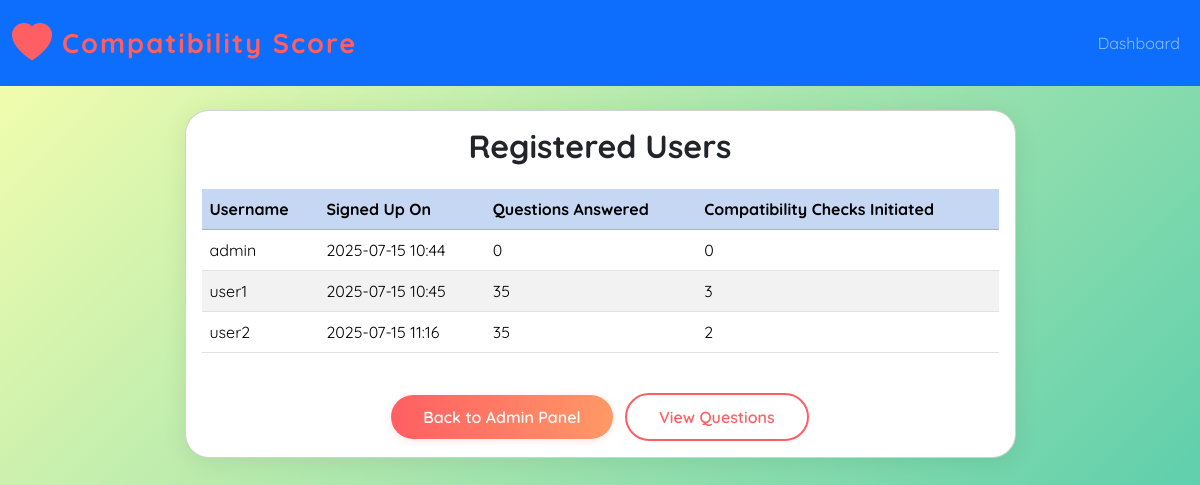
The app's page /admin/users (signed in) with its own data.
### app.py (models this page shows)
class User(db.Model, UserMixin):
    id = db.Column(db.Integer, primary_key=True)
    username = db.Column(db.String(150), unique=True, nullable=False)
    password_hash = db.Column(db.String(128), nullable=False)
    is_admin = db.Column(db.Boolean, default=False)
    signup_date = db.Column(db.DateTime, server_default=db.func.now())
    name = db.Column(db.String(150), nullable=False)
    date_of_birth = db.Column(db.Date, nullable=False)
    sex = db.Column(db.String(20), nullable=False)
    city = db.Column(db.String(100), nullable=False)
    email = db.Column(db.String(150), unique=True, nullable=False)
    intro = db.Column(db.Text, nullable=True)

### app.py (the view)
@app.route('/admin/users')
@login_required
def admin_users():
    if not current_user.is_admin:
        flash('Admin access required.', 'danger')
        return redirect(url_for('dashboard'))
    users_data = []
    all_users = User.query.all()
    for user in all_users:
        answered_questions_count = Response.query.filter_by(user_id=user.id).count()
        initiated_checks = CompatibilityLog.query.filter((CompatibilityLog.user1_username == user.username) | (CompatibilityLog.user2_username == user.username)).count()
        users_data.append({
            'username': user.username,
            'signup_date': user.signup_date.strftime('%Y-%m-%d %H:%M'), # Format date for display
            'questions_answered': answered_questions_count,
            'compatibility_checks': initiated_checks
        })
    return render_template('admin_users.html', users_data=users_data)

### app.py (called while the page is built)
@login_manager.user_loader
def load_user(user_id):
    return User.query.get(int(user_id))

### templates/admin_users.html (shortened to what this page needs)
<!DOCTYPE html>
<html lang="en">
<head>
    <link href="https://cdn.jsdelivr.net/npm/bootstrap@5.3.2/dist/css/bootstrap.min.css" rel="stylesheet">
    <link href="https://cdn.jsdelivr.net/npm/bootstrap-icons@1.11.3/font/bootstrap-icons.css" rel="stylesheet">
    <link rel="stylesheet" href="{{ url_for('static', filename='style.css') }}">
</head>
<body>
<nav class="navbar navbar-expand-lg navbar-dark bg-primary mb-4">
  <div class="container-fluid">
    <a class="navbar-brand d-flex align-items-center" href="{{ url_for('home') }}">
      <i class="bi bi-heart-fill quirky-heart me-2"></i> Compatibility Score
    </a>
    <div class="collapse navbar-collapse" id="navbarNav">
      <ul class="navbar-nav ms-auto">
        <li class="nav-item"><a class="nav-link" href="{{ url_for('dashboard') }}">Dashboard</a></li>
      </ul>
    </div>
  </div>
</nav>
<div class="container mt-4">
    <div class="row justify-content-center">
        <div class="col-lg-10 col-xl-9">
            <div class="card" style="max-width: 1100px; margin: 0 auto;">
                <div class="card-body">
                    <h2 class="card-title mb-4 text-center">Registered Users</h2>
                    <div class="table-responsive">
                    <table class="table table-striped table-hover align-middle">
                        <tr class="table-primary">
                            <th>Username</th>
                            <th>Signed Up On</th>
                            <th>Questions Answered</th>
                            <th>Compatibility Checks Initiated</th>
                        </tr>
                        {% for user in users_data %}
                        <tr>
                            <td>{{ user.username }}</td>
                            <td>{{ user.signup_date }}</td>
                            <td>{{ user.questions_answered }}</td>
                            <td>{{ user.compatibility_checks }}</td>
                        </tr>
                        {% endfor %}
                    </table>
                    </div>
                    <div class="text-center mt-4">
                        <a href="{{ url_for('admin_panel') }}" class="btn btn-fancy">Back to Admin Panel</a>
                        <a href="{{ url_for('admin_questions') }}" class="btn btn-outline-fancy ms-2">View Questions</a>
                    </div>
                </div>
            </div>
        </div>
    </div>
</div>
</body>
</html>

### static/style.css (style rules this page uses)
body { font-family: 'Quicksand', Arial, sans-serif; background: linear-gradient(135deg, #f8ffae 0%, #43c6ac 100%); min-height: 100vh; }
.navbar-brand { font-weight: 700; letter-spacing: 2px; font-size: 1.7rem; color: #ff5e62 !important; }
.card { border-radius: 1.5rem; box-shadow: 0 4px 24px 0 rgba(0,0,0,0.08); }
.btn-fancy { background: linear-gradient(90deg, #ff5e62 0%, #ff9966 100%); color: #fff; border: none; border-radius: 2rem; font-weight: 600; padding: 0.6rem 2rem; transition: transform 0.2s, box-shadow 0.2s; box-shadow: 0 2px 8px 0 rgba(255,94,98,0.15); }
.btn-outline-fancy { border: 2px solid #ff5e62; color: #ff5e62; background: transparent; border-radius: 2rem; font-weight: 600; padding: 0.6rem 2rem; transition: background 0.2s, color 0.2s; }
h1, h2, h3, h4, h5 { font-family: 'Quicksand', Arial, sans-serif; font-weight: 700; }
.quirky-heart { color: #ff5e62; font-size: 2.5rem; animation: pulse 1.2s infinite alternate; }

### records on screen
User: username "admin", signup_date "2025-07-15 10:44", questions_answered "0", compatibility_checks "0"
User: username "user1", signup_date "2025-07-15 10:45", questions_answered "35", compatibility_checks "3"
User: username "user2", signup_date "2025-07-15 11:16", questions_answered "35", compatibility_checks "2"
